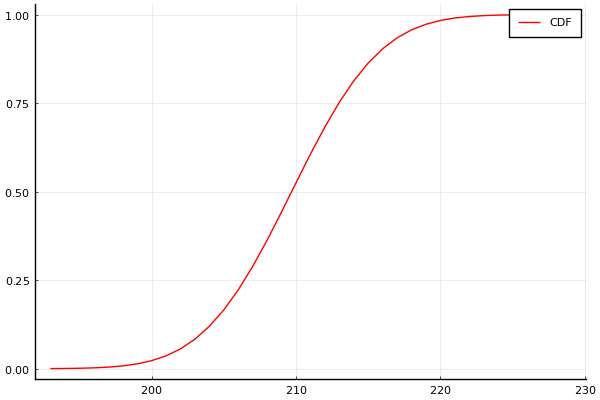

The Julia source for this figure:
# plot gaussian probabilistic distribution
# using cumulative distribution function

module GaussProbDistCdf
    using Plots, Distributions
    pyplot()

    function main(is_test=false)
        norm_dist = Normal(209.7, 4.84) # mu, std_dev

        zs = Array(193:229)
        ys = [cdf(norm_dist, z) for z in zs]
        plot(zs, ys, color=:red, label="CDF")

        if is_test == false
            save_path = joinpath(split(@__FILE__, "src")[1], "src/prob_stats/prob_model/gauss_prob_dist_cdf/gauss_prob_dist_cdf.png")
            savefig(save_path)
        end
    end
end